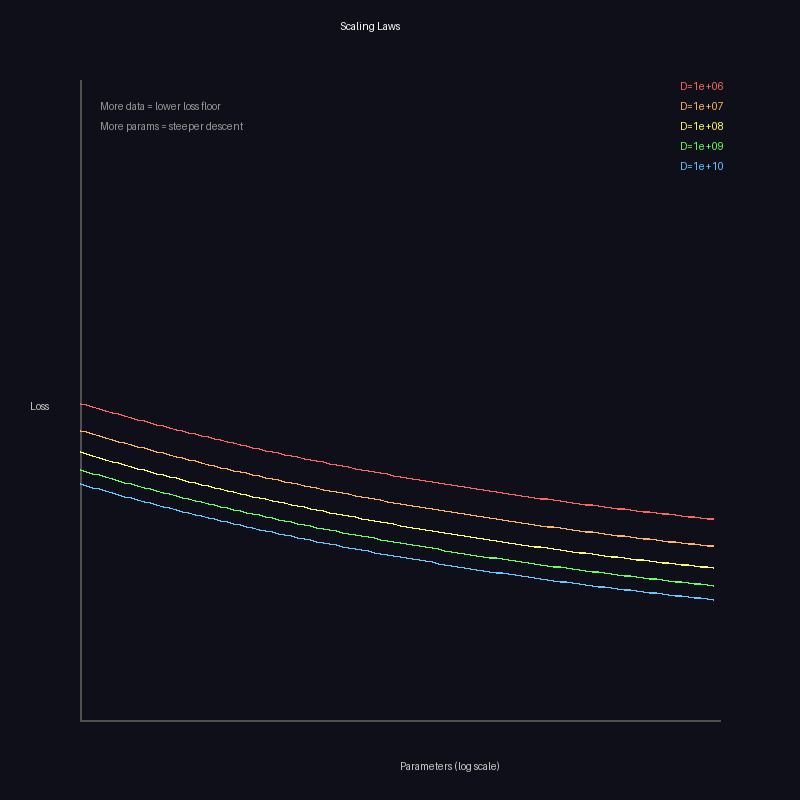

Source code (Python):
"""
Scaling Laws - 缩放定律

神经网络性能随规模变化的幂律关系：
Loss = A / N^alpha + B / D^beta

其中：
- N = 参数量
- D = 数据量
- alpha ≈ 0.076, beta ≈ 0.095（Chinchilla 论文）

本实验可视化缩放定律
"""

import numpy as np
from PIL import Image, ImageDraw

def scaling_law_loss(N, D, A=1.0, alpha=0.076, B=1.0, beta=0.095):
    """计算给定参数量和数据量下的损失"""
    return A / (N ** alpha) + B / (D ** beta)

def visualize_scaling_laws(output_path):
    """可视化缩放定律"""
    SIZE = 800
    MARGIN = 80
    
    img = Image.new('RGB', (SIZE, SIZE), (15, 15, 25))
    draw = ImageDraw.Draw(img)
    
    # 绘制坐标轴
    draw.line([MARGIN, MARGIN, MARGIN, SIZE - MARGIN], fill=(80, 80, 80), width=2)
    draw.line([MARGIN, SIZE - MARGIN, SIZE - MARGIN, SIZE - MARGIN], fill=(80, 80, 80), width=2)
    
    # 标签
    draw.text((30, SIZE // 2), "Loss", fill=(200, 200, 200))
    draw.text((SIZE // 2, SIZE - 40), "Parameters (log scale)", fill=(200, 200, 200))
    
    # 绘制不同数据量下的缩放曲线
    data_sizes = [1e6, 1e7, 1e8, 1e9, 1e10]
    colors = [(255, 100, 100), (255, 180, 100), (255, 255, 100), (100, 255, 100), (100, 200, 255)]
    
    WIDTH = SIZE - 2 * MARGIN
    HEIGHT = SIZE - 2 * MARGIN
    
    for D, color in zip(data_sizes, colors):
        points = []
        for i in range(100):
            N = 10 ** (6 + i / 100 * 6)  # 1M to 1T parameters
            loss = scaling_law_loss(N, D)
            
            x = MARGIN + i / 100 * WIDTH
            y = SIZE - MARGIN - min(loss, 1.0) * HEIGHT * 0.8
            points.append((x, y))
        
        # 绘制曲线
        for i in range(len(points) - 1):
            draw.line([points[i], points[i + 1]], fill=color, width=2)
    
    # 图例
    for i, (D, color) in enumerate(zip(data_sizes, colors)):
        label = f"D={D:.0e}"
        draw.text((SIZE - 120, MARGIN + i * 20), label, fill=color)
    
    # 标题
    draw.text((SIZE // 2 - 60, 20), "Scaling Laws", fill=(255, 255, 255))
    
    # 关键洞察
    draw.text((MARGIN + 20, MARGIN + 20), "More data = lower loss floor", fill=(150, 150, 150))
    draw.text((MARGIN + 20, MARGIN + 40), "More params = steeper descent", fill=(150, 150, 150))
    
    img.save(output_path)
    print(f'Saved: {output_path}')

def compute_optimal_allocation(compute_budget):
    """给定计算预算，计算最优参数/数据分配"""
    # Chinchilla: N ∝ C^0.5, D ∝ C^0.5
    # 简化：参数和数据应该同步缩放
    N = (compute_budget / 6) ** 0.5  # 近似
    D = compute_budget / (6 * N)
    return N, D

if __name__ == '__main__':
    output_dir = r'C:\Users\许耀仁\.openclaw\workspace\experiments'
    
    print('=== Scaling Laws ===')
    visualize_scaling_laws(f'{output_dir}/scaling_laws.png')
    
    # 计算最优分配示例
    for compute in [1e20, 1e21, 1e22]:
        N, D = compute_optimal_allocation(compute)
        print(f'Compute={compute:.0e}: N={N:.2e} params, D={D:.2e} tokens')
    
    print('Done')
